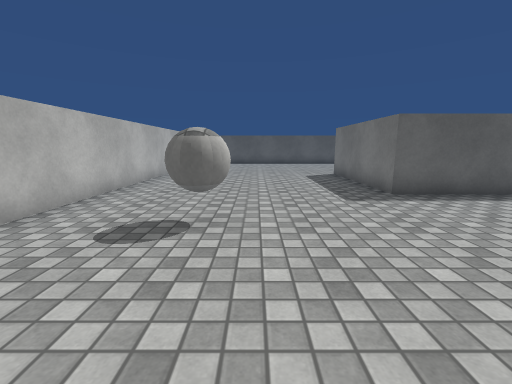
View 1 (above)

18 first-person views from a walk through a 3-D level made in the Unity game engine. The camera is 1.2 m above the floor, tilts 10° down and sees 90° across. The floor is counted in squares, 1 m on a side. Each view is taken from the middle of a square. On the plan, view 1 faces up. The plan holds only what a view shows up to about 12 squares ahead; the rest is blank. The player character is not drawn. Surface patterns are stand-ins for the level's own textures.

View 2
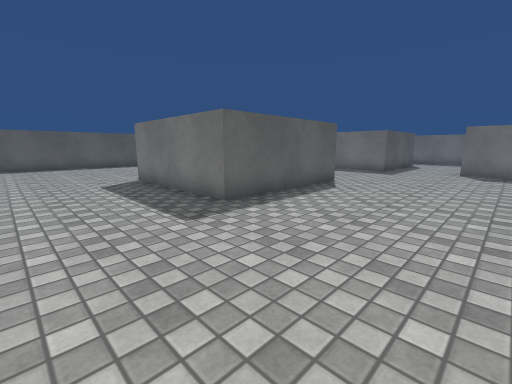

View 3
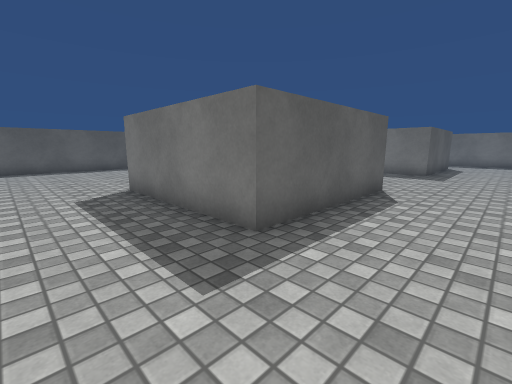

View 4
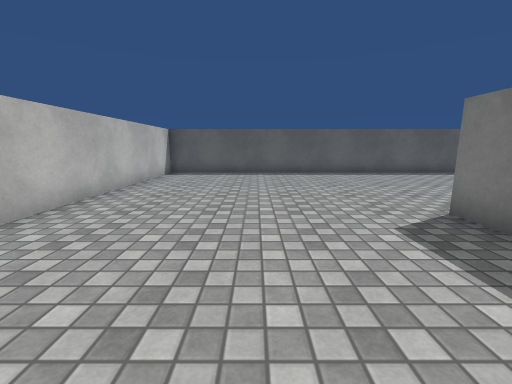

View 5
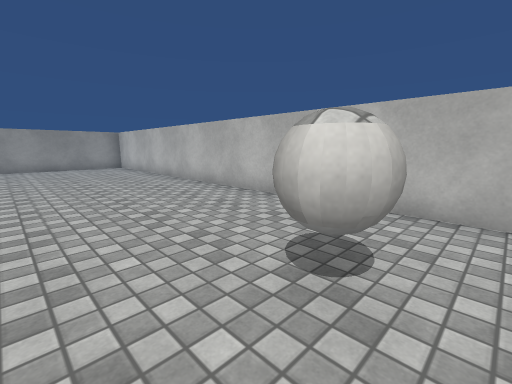

View 6
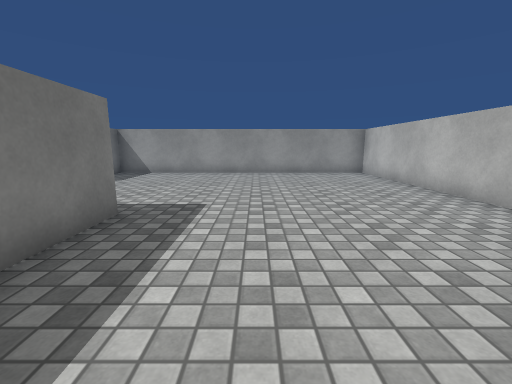

View 7
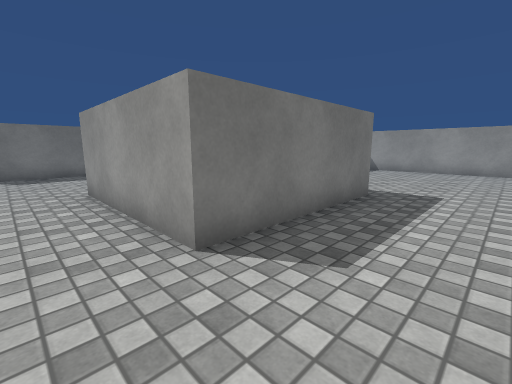

View 8
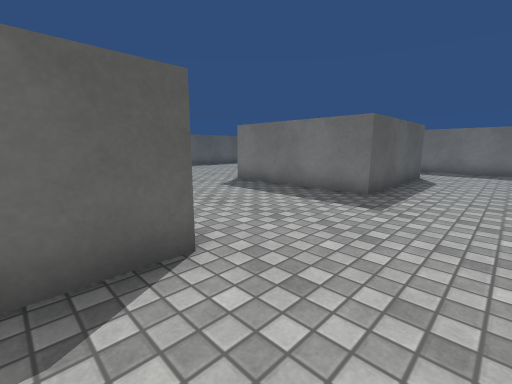

View 9
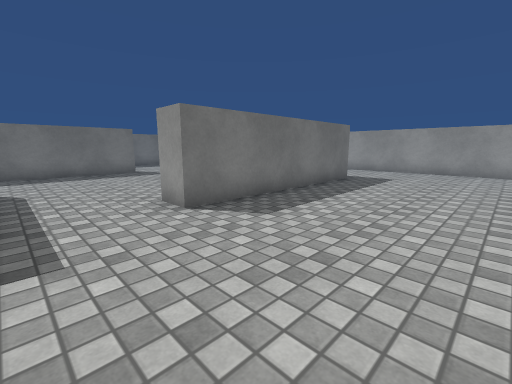

View 10
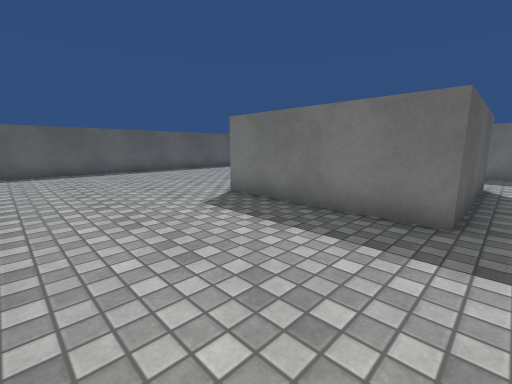

View 11
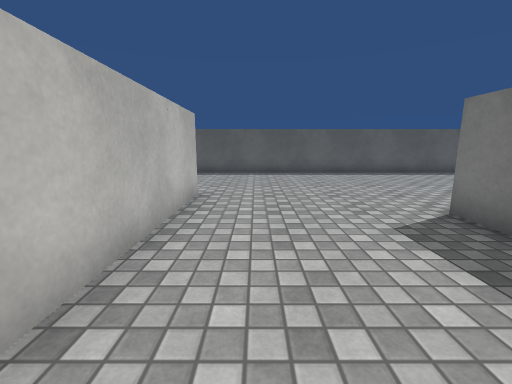

View 12
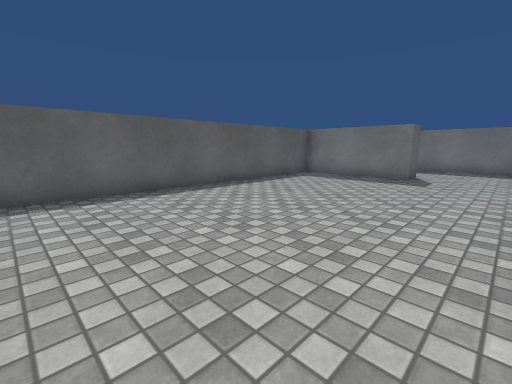

View 13
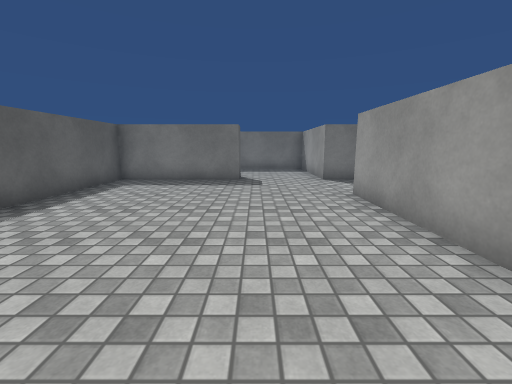

View 14
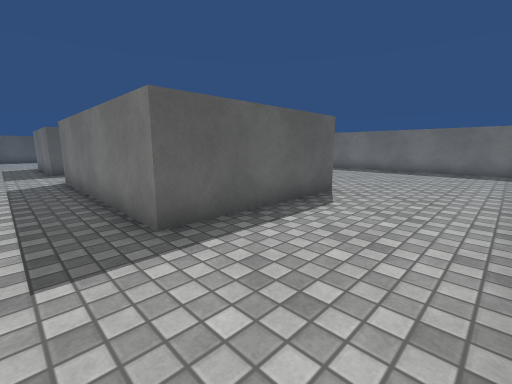

View 15
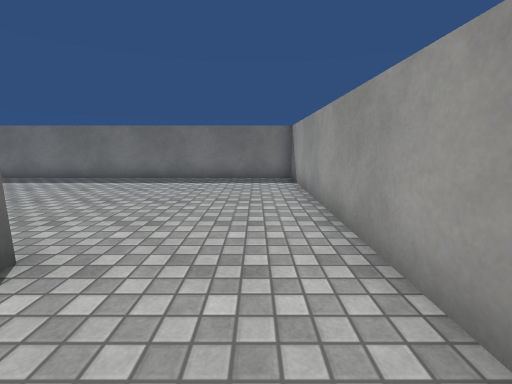

View 16
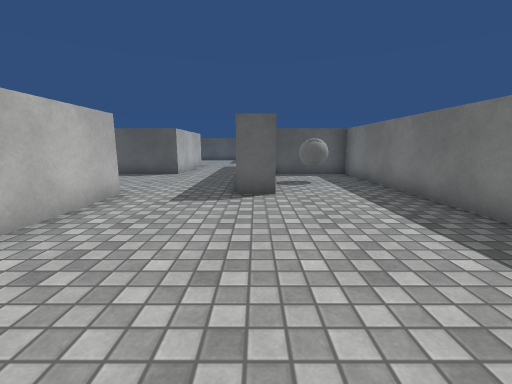

View 17
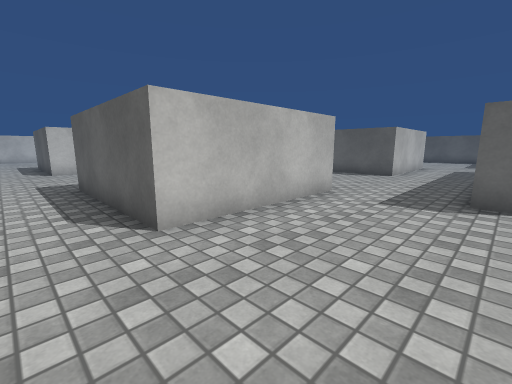

View 18
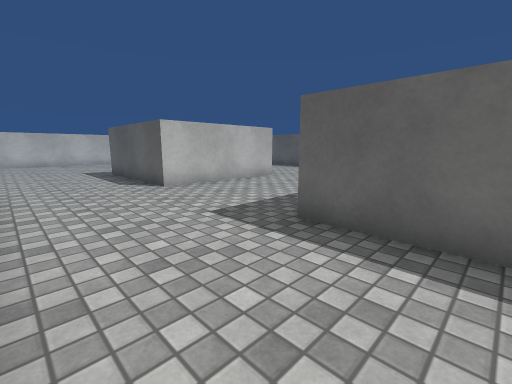

### Floor plan
Points are (right, up) in squares from view 1. A wall is a line through its corners. A room is listed if a view was taken in it or the views show most of it. See-through windows are left out.
Room 1 (views 1, 2, 3, 4, 5, 6, 7, 8, 9, 10, 11, 12, 13, 14, 15, 16, 17, 18)
walls: (8.6, 6.5) (3.5, 6.5) (3.5, 11.5); (8.5, 1.5) (8.5, -3.5) (3.5, -3.5) (3.5, 1.5) (8.5, 1.5); (8.5, 11.5) (8.5, 8.4); (14.2, 11.5) (18.5, 11.5); (18.5, 1.6) (18.5, -3.5) (13.5, -3.5) (13.5, 1.5); (18.5, 8.9) (18.5, 6.5) (13.5, 6.5) (13.5, 11.5); (9, -7.4) (13, -7.4); (21.5, 10.2) (21.5, 11.5) (24.1, 11.5); (22.6, 1.5) (21.5, 1.5) (21.5, 6.9); (17.2, -7.4) (26, -7.4) (26, 6.5) (22.9, 6.5); (-4, 1.2) (-4, -11) (7.3, -11); (22.5, 14.6) (21.5, 14.6) (21.5, 19) (-4, 19) (-4, 3.1); (26, 12) (26, 14.4)
objects: ball (-1, 4); block (8, 12) to (8, 13); block (14, 2) to (14, 3); ball (24, 4)

Positions as (right, up) in squares from view 1, and headings:
1: (0, 0), facing up
2: (0, 2), facing up-right
3: (1, 4), facing up-right
4: (0, 7), facing up
5: (1, 5), facing down-left
6: (1, 1), facing down
7: (1, 3), facing down-right
8: (7, 4), facing up-right
9: (9, 6), facing down-right
10: (9, 6), facing up-right
11: (10, 7), facing up
12: (11, 12), facing up-right
13: (12, 14), facing right
14: (12, -7), facing up-right
15: (16, -6), facing right
16: (22, -5), facing up
17: (22, -5), facing up-left
18: (16, -7), facing up-left
